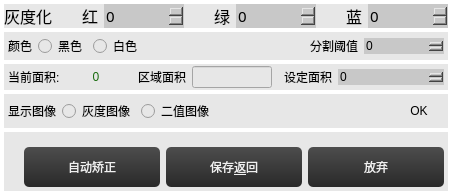
          <widget class="QWidget" name="widget_10" native="true">
           <property name="styleSheet">
            <string notr="true">background-color: rgb(255, 255, 255);</string>
           </property>
           <layout class="QVBoxLayout" name="verticalLayout_7">
            <property name="spacing">
             <number>4</number>
            </property>
            <property name="leftMargin">
             <number>4</number>
            </property>
            <property name="topMargin">
             <number>4</number>
            </property>
            <property name="rightMargin">
             <number>4</number>
            </property>
            <property name="bottomMargin">
             <number>4</number>
            </property>
            <item>
             <widget class="QWidget" name="widget_14" native="true">
              <property name="styleSheet">
               <string notr="true">background-color: rgb(231, 231, 231);</string>
              </property>
              <layout class="QHBoxLayout" name="horizontalLayout_4">
               <property name="spacing">
                <number>6</number>
               </property>
               <property name="leftMargin">
                <number>0</number>
               </property>
               <property name="topMargin">
                <number>0</number>
               </property>
               <property name="rightMargin">
                <number>0</number>
               </property>
               <property name="bottomMargin">
                <number>0</number>
               </property>
               <item>
                <widget class="QLabel" name="label_3">
                 <property name="font">
                  <font>
                   <family>微软雅黑</family>
                   <pointsize>12</pointsize>
                  </font>
                 </property>
                 <property name="text">
                  <string>灰度化</string>
                 </property>
                </widget>
               </item>
               <item>
                <widget class="QLabel" name="label_4">
                 <property name="font">
                  <font>
                   <family>微软雅黑</family>
                   <pointsize>12</pointsize>
                  </font>
                 </property>
                 <property name="text">
                  <string>红</string>
                 </property>
                 <property name="alignment">
                  <set>Qt::AlignRight|Qt::AlignTrailing|Qt::AlignVCenter</set>
                 </property>
                </widget>
               </item>
               <item>
                <widget class="QSpinBox" name="spinBoxR">
                 <property name="minimumSize">
                  <size>
                   <width>80</width>
                   <height>0</height>
                  </size>
                 </property>
                 <property name="maximumSize">
                  <size>
                   <width>80</width>
                   <height>16777215</height>
                  </size>
                 </property>
                 <property name="font">
                  <font>
                   <family>微软雅黑</family>
                   <pointsize>11</pointsize>
                   <weight>50</weight>
                   <italic>false</italic>
                   <bold>false</bold>
                  </font>
                 </property>
                 <property name="styleSheet">
                  <string notr="true">
QSpinBox
{
	
	font: 11pt &quot;微软雅黑&quot;;
	border-width:1;border-style:none;
	border-color:rgb(255, 255, 255);
	background-color: rgb(200, 200, 200);
	color::rgb(255,255, 0);

}
QSpinBox::down-button
{   
	
	background-color: rgb(200, 200, 200);
	subcontrol-origin:border;
    subcontrol-position:left;
    image: url(:/左normal.png);
    width: 20px;
    height: 30px; ;
}
QSpinBox::up-button
{
board:none;
	background-color: rgb(200, 200, 200);
	subcontrol-origin:border;
    subcontrol-position:right;
    image: url(:/右normal.png);
    width: 20px;
    height: 30px;       
}

QSpinBox::up-button:pressed
{
board:none;
background-color: rgb(103, 103, 103);
	subcontrol-origin:border;
    subcontrol-position:right;
    image: url(:/右press.png);
    width: 20px;
    height: 30px;      
}
QSpinBox::down-button:pressed
{
board:none;
background-color: rgb(103, 103, 103);
	subcontrol-origin:border;
    subcontrol-position:left;
    image: url(:/左press.png);
    width: 20px;
    height: 30px; 
}
</string>
                 </property>
                 <property name="maximum">
                  <number>1000</number>
                 </property>
                </widget>
               </item>
               <item>
                <widget class="QLabel" name="label_5">
                 <property name="font">
                  <font>
                   <family>微软雅黑</family>
                   <pointsize>12</pointsize>
                  </font>
                 </property>
                 <property name="text">
                  <string>绿</string>
                 </property>
                 <property name="alignment">
                  <set>Qt::AlignRight|Qt::AlignTrailing|Qt::AlignVCenter</set>
                 </property>
                </widget>
               </item>
               <item>
                <widget class="QSpinBox" name="spinBoxG">
                 <property name="minimumSize">
                  <size>
                   <width>80</width>
                   <height>0</height>
                  </size>
                 </property>
                 <property name="maximumSize">
                  <size>
                   <width>80</width>
                   <height>16777215</height>
                  </size>
                 </property>
                 <property name="font">
                  <font>
                   <family>微软雅黑</family>
                   <pointsize>11</pointsize>
                   <weight>50</weight>
                   <italic>false</italic>
                   <bold>false</bold>
                  </font>
                 </property>
                 <property name="styleSheet">
                  <string notr="true">
QSpinBox
{
	
	font: 11pt &quot;微软雅黑&quot;;
	border-width:1;border-style:none;
	border-color:rgb(255, 255, 255);
	background-color: rgb(200, 200, 200);
	color::rgb(255,255, 0);

}
QSpinBox::down-button
{   
	
	background-color: rgb(200, 200, 200);
	subcontrol-origin:border;
    subcontrol-position:left;
    image: url(:/左normal.png);
    width: 20px;
    height: 30px; ;
}
QSpinBox::up-button
{
board:none;
	background-color: rgb(200, 200, 200);
	subcontrol-origin:border;
    subcontrol-position:right;
    image: url(:/右normal.png);
    width: 20px;
    height: 30px;       
}

QSpinBox::up-button:pressed
{
board:none;
background-color: rgb(103, 103, 103);
	subcontrol-origin:border;
    subcontrol-position:right;
    image: url(:/右press.png);
    width: 20px;
    height: 30px;      
}
QSpinBox::down-button:pressed
{
board:none;
background-color: rgb(103, 103, 103);
	subcontrol-origin:border;
    subcontrol-position:left;
    image: url(:/左press.png);
    width: 20px;
    height: 30px; 
}
</string>
                 </property>
                 <property name="maximum">
                  <number>1000</number>
                 </property>
                </widget>
               </item>
               <item>
                <widget class="QLabel" name="label_8">
                 <property name="font">
                  <font>
                   <family>微软雅黑</family>
                   <pointsize>12</pointsize>
                  </font>
                 </property>
                 <property name="text">
                  <string>蓝</string>
                 </property>
                 <property name="alignment">
                  <set>Qt::AlignRight|Qt::AlignTrailing|Qt::AlignVCenter</set>
                 </property>
                </widget>
               </item>
               <item>
                <widget class="QSpinBox" name="spinBoxB">
                 <property name="minimumSize">
                  <size>
                   <width>80</width>
                   <height>0</height>
                  </size>
                 </property>
                 <property name="maximumSize">
                  <size>
                   <width>80</width>
                   <height>16777215</height>
                  </size>
                 </property>
                 <property name="font">
                  <font>
                   <family>微软雅黑</family>
                   <pointsize>11</pointsize>
                   <weight>50</weight>
                   <italic>false</italic>
                   <bold>false</bold>
                  </font>
                 </property>
                 <property name="styleSheet">
                  <string notr="true">
QSpinBox
{
	
	font: 11pt &quot;微软雅黑&quot;;
	border-width:1;border-style:none;
	border-color:rgb(255, 255, 255);
	background-color: rgb(200, 200, 200);
	color::rgb(255,255, 0);

}
QSpinBox::down-button
{   
	
	background-color: rgb(200, 200, 200);
	subcontrol-origin:border;
    subcontrol-position:left;
    image: url(:/左normal.png);
    width: 20px;
    height: 30px; ;
}
QSpinBox::up-button
{
board:none;
	background-color: rgb(200, 200, 200);
	subcontrol-origin:border;
    subcontrol-position:right;
    image: url(:/右normal.png);
    width: 20px;
    height: 30px;       
}

QSpinBox::up-button:pressed
{
board:none;
background-color: rgb(103, 103, 103);
	subcontrol-origin:border;
    subcontrol-position:right;
    image: url(:/右press.png);
    width: 20px;
    height: 30px;      
}
QSpinBox::down-button:pressed
{
board:none;
background-color: rgb(103, 103, 103);
	subcontrol-origin:border;
    subcontrol-position:left;
    image: url(:/左press.png);
    width: 20px;
    height: 30px; 
}

</string>
                 </property>
                 <property name="maximum">
                  <number>1000</number>
                 </property>
                </widget>
               </item>
              </layout>
             </widget>
            </item>
            <item>
             <widget class="QWidget" name="widget_13" native="true">
              <property name="styleSheet">
               <string notr="true">background-color: rgb(231, 231, 231);</string>
              </property>
              <layout class="QHBoxLayout" name="horizontalLayout_5">
               <property name="spacing">
                <number>6</number>
               </property>
               <property name="leftMargin">
                <number>4</number>
               </property>
               <property name="topMargin">
                <number>2</number>
               </property>
               <property name="rightMargin">
                <number>4</number>
               </property>
               <property name="bottomMargin">
                <number>2</number>
               </property>
               <item>
                <widget class="QLabel" name="label_9">
                 <property name="styleSheet">
                  <string notr="true">font: 11pt &quot;微软雅黑&quot;;</string>
                 </property>
                 <property name="text">
                  <string>颜色</string>
                 </property>
                </widget>
               </item>
               <item>
                <widget class="QRadioButton" name="radioBtnIsBlackBlob">
                 <property name="styleSheet">
                  <string notr="true">font: 11pt &quot;微软雅黑&quot;;</string>
                 </property>
                 <property name="text">
                  <string>黑色</string>
                 </property>
                </widget>
               </item>
               <item>
                <widget class="QRadioButton" name="radioBtnIsWhiteBlob">
                 <property name="styleSheet">
                  <string notr="true">font: 11pt &quot;微软雅黑&quot;;</string>
                 </property>
                 <property name="text">
                  <string>白色</string>
                 </property>
                </widget>
               </item>
               <item>
                <spacer name="horizontalSpacer">
                 <property name="orientation">
                  <enum>Qt::Horizontal</enum>
                 </property>
                 <property name="sizeHint" stdset="0">
                  <size>
                   <width>103</width>
                   <height>20</height>
                  </size>
                 </property>
                </spacer>
               </item>
               <item>
                <widget class="QLabel" name="label_10">
                 <property name="styleSheet">
                  <string notr="true">font: 11pt &quot;微软雅黑&quot;;</string>
                 </property>
                 <property name="text">
                  <string>分割阈值</string>
                 </property>
                </widget>
               </item>
               <item>
                <widget class="KSpinBoxKb" name="spinBoxBinThresh">
                 <property name="minimumSize">
                  <size>
                   <width>80</width>
                   <height>0</height>
                  </size>
                 </property>
                 <property name="maximumSize">
                  <size>
                   <width>80</width>
                   <height>16777215</height>
                  </size>
                 </property>
                 <property name="styleSheet">
                  <string notr="true">
QSpinBox
{
	
	font: 12pt &quot;微软雅黑&quot;;
	border-width:1;border-style:none;
	border-color:rgb(255, 255, 255);
	background-color: rgb(200, 200, 200);
	color::rgb(255,255, 0);

}
QSpinBox::down-button
{   
	
	background-color: rgb(200, 200, 200);
	subcontrol-origin:border;
    subcontrol-position:left;
    image: url(:/左normal.png);
    width: 20px;
    height: 30px; ;
}
QSpinBox::up-button
{
board:none;
	background-color: rgb(200, 200, 200);
	subcontrol-origin:border;
    subcontrol-position:right;
    image: url(:/右normal.png);
    width: 20px;
    height: 30px;       
}

QSpinBox::up-button:pressed
{
board:none;
background-color: rgb(103, 103, 103);
	subcontrol-origin:border;
    subcontrol-position:right;
    image: url(:/右press.png);
    width: 20px;
    height: 30px;      
}
QSpinBox::down-button:pressed
{
board:none;
background-color: rgb(103, 103, 103);
	subcontrol-origin:border;
    subcontrol-position:left;
    image: url(:/左press.png);
    width: 20px;
    height: 30px; 
}
</string>
                 </property>
                 <property name="maximum">
                  <number>255</number>
                 </property>
                </widget>
               </item>
              </layout>
             </widget>
            </item>
            <item>
             <widget class="QWidget" name="widget_12" native="true">
              <property name="styleSheet">
               <string notr="true">background-color: rgb(231, 231, 231);</string>
              </property>
              <layout class="QHBoxLayout" name="horizontalLayout_6">
               <property name="spacing">
                <number>6</number>
               </property>
               <property name="leftMargin">
                <number>4</number>
               </property>
               <property name="topMargin">
                <number>2</number>
               </property>
               <property name="rightMargin">
                <number>4</number>
               </property>
               <property name="bottomMargin">
                <number>2</number>
               </property>
               <item>
                <widget class="QLabel" name="label_11">
                 <property name="styleSheet">
                  <string notr="true">font: 11pt &quot;微软雅黑&quot;;</string>
                 </property>
                 <property name="text">
                  <string>当前面积:</string>
                 </property>
                </widget>
               </item>
               <item>
                <widget class="QLabel" name="labelCalArea">
                 <property name="minimumSize">
                  <size>
                   <width>60</width>
                   <height>0</height>
                  </size>
                 </property>
                 <property name="styleSheet">
                  <string notr="true">font: 11pt &quot;微软雅黑&quot;;
color: rgb(24, 107, 14);</string>
                 </property>
                 <property name="text">
                  <string>0</string>
                 </property>
                 <property name="alignment">
                  <set>Qt::AlignCenter</set>
                 </property>
                </widget>
               </item>
               <item>
                <spacer name="horizontalSpacer_5">
                 <property name="orientation">
                  <enum>Qt::Horizontal</enum>
                 </property>
                 <property name="sizeType">
                  <enum>QSizePolicy::Fixed</enum>
                 </property>
                 <property name="sizeHint" stdset="0">
                  <size>
                   <width>6</width>
                   <height>20</height>
                  </size>
                 </property>
                </spacer>
               </item>
               <item>
                <widget class="QLabel" name="label_12">
                 <property name="styleSheet">
                  <string notr="true">font: 11pt &quot;微软雅黑&quot;;</string>
                 </property>
                 <property name="text">
                  <string>区域面积</string>
                 </property>
                </widget>
               </item>
               <item>
                <widget class="QLineEdit" name="lineEditImageArea">
                 <property name="minimumSize">
                  <size>
                   <width>80</width>
                   <height>0</height>
                  </size>
                 </property>
                 <property name="maximumSize">
                  <size>
                   <width>80</width>
                   <height>16777215</height>
                  </size>
                 </property>
                 <property name="styleSheet">
                  <string notr="true">font: 11pt &quot;微软雅黑&quot;;</string>
                 </property>
                </widget>
               </item>
               <item>
                <spacer name="horizontalSpacer_4">
                 <property name="orientation">
                  <enum>Qt::Horizontal</enum>
                 </property>
                 <property name="sizeType">
                  <enum>QSizePolicy::Fixed</enum>
                 </property>
                 <property name="sizeHint" stdset="0">
                  <size>
                   <width>6</width>
                   <height>20</height>
                  </size>
                 </property>
                </spacer>
               </item>
               <item>
                <widget class="QLabel" name="label_13">
                 <property name="styleSheet">
                  <string notr="true">font: 11pt &quot;微软雅黑&quot;;</string>
                 </property>
                 <property name="text">
                  <string>设定面积</string>
                 </property>
                </widget>
               </item>
               <item>
                <widget class="KSpinBoxKb" name="spinBoxMinArea">
                 <property name="minimumSize">
                  <size>
                   <width>106</width>
                   <height>0</height>
                  </size>
                 </property>
                 <property name="maximumSize">
                  <size>
                   <width>106</width>
                   <height>16777215</height>
                  </size>
                 </property>
                 <property name="styleSheet">
                  <string notr="true">
QSpinBox
{
	
	font: 12pt &quot;微软雅黑&quot;;
	border-width:1;border-style:none;
	border-color:rgb(255, 255, 255);
	background-color: rgb(200, 200, 200);
	color::rgb(255,255, 0);

}
QSpinBox::down-button
{   
	
	background-color: rgb(200, 200, 200);
	subcontrol-origin:border;
    subcontrol-position:left;
    image: url(:/左normal.png);
    width: 20px;
    height: 30px; ;
}
QSpinBox::up-button
{
board:none;
	background-color: rgb(200, 200, 200);
	subcontrol-origin:border;
    subcontrol-position:right;
    image: url(:/右normal.png);
    width: 20px;
    height: 30px;       
}

QSpinBox::up-button:pressed
{
board:none;
background-color: rgb(103, 103, 103);
	subcontrol-origin:border;
    subcontrol-position:right;
    image: url(:/右press.png);
    width: 20px;
    height: 30px;      
}
QSpinBox::down-button:pressed
{
board:none;
background-color: rgb(103, 103, 103);
	subcontrol-origin:border;
    subcontrol-position:left;
    image: url(:/左press.png);
    width: 20px;
    height: 30px; 
}
</string>
                 </property>
                 <property name="maximum">
                  <number>1000000</number>
                 </property>
                </widget>
               </item>
              </layout>
             </widget>
            </item>
            <item>
             <widget class="QWidget" name="widget_11" native="true">
              <property name="styleSheet">
               <string notr="true">background-color: rgb(231, 231, 231);</string>
              </property>
              <layout class="QHBoxLayout" name="horizontalLayout_7">
               <property name="spacing">
                <number>6</number>
               </property>
               <property name="leftMargin">
                <number>4</number>
               </property>
               <property name="topMargin">
                <number>2</number>
               </property>
               <property name="rightMargin">
                <number>4</number>
               </property>
               <property name="bottomMargin">
                <number>2</number>
               </property>
               <item>
                <widget class="QLabel" name="label_14">
                 <property name="styleSheet">
                  <string notr="true">font: 11pt &quot;微软雅黑&quot;;</string>
                 </property>
                 <property name="text">
                  <string>显示图像</string>
                 </property>
                </widget>
               </item>
               <item>
                <widget class="QRadioButton" name="radioBtnGray">
                 <property name="styleSheet">
                  <string notr="true">font: 11pt &quot;微软雅黑&quot;;</string>
                 </property>
                 <property name="text">
                  <string>灰度图像</string>
                 </property>
                </widget>
               </item>
               <item>
                <widget class="QRadioButton" name="radioBtnBin">
                 <property name="styleSheet">
                  <string notr="true">font: 11pt &quot;微软雅黑&quot;;</string>
                 </property>
                 <property name="text">
                  <string>二值图像</string>
                 </property>
                </widget>
               </item>
               <item>
                <spacer name="horizontalSpacer_3">
                 <property name="orientation">
                  <enum>Qt::Horizontal</enum>
                 </property>
                 <property name="sizeHint" stdset="0">
                  <size>
                   <width>40</width>
                   <height>20</height>
                  </size>
                 </property>
                </spacer>
               </item>
               <item>
                <widget class="QLabel" name="labelResult">
                 <property name="minimumSize">
                  <size>
                   <width>50</width>
                   <height>30</height>
                  </size>
                 </property>
                 <property name="maximumSize">
                  <size>
                   <width>50</width>
                   <height>30</height>
                  </size>
                 </property>
                 <property name="autoFillBackground">
                  <bool>false</bool>
                 </property>
                 <property name="styleSheet">
                  <string notr="true">font: 11pt &quot;微软雅黑&quot;;</string>
                 </property>
                 <property name="text">
                  <string>OK</string>
                 </property>
                 <property name="alignment">
                  <set>Qt::AlignCenter</set>
                 </property>
                </widget>
               </item>
              </layout>
             </widget>
            </item>
            <item>
             <widget class="QWidget" name="widget_15" native="true">
              <property name="styleSheet">
               <string notr="true">background-color: rgb(231, 231, 231);</string>
              </property>
              <layout class="QHBoxLayout" name="horizontalLayout_8">
               <property name="leftMargin">
                <number>20</number>
               </property>
               <property name="topMargin">
                <number>15</number>
               </property>
               <property name="rightMargin">
                <number>4</number>
               </property>
               <property name="bottomMargin">
                <number>4</number>
               </property>
               <item>
                <widget class="QPushButton" name="pushBtnAutoCalc">
                 <property name="minimumSize">
                  <size>
                   <width>0</width>
                   <height>30</height>
                  </size>
                 </property>
                 <property name="styleSheet">
                  <string notr="true">QPushButton{
	border-style: none;
	border: 0px;
	color: #F0F0F0;
	padding: 5px;	
	min-height: 30px;
	border-radius:5px;
	font: 11pt &quot;微软雅黑&quot;;
	background: qlineargradient(spread:pad, x1:0, y1:0, x2:0, y2:1, stop:0 #4D4D4D, stop:1 #292929); 
}

QPushButton[focusPolicy=&quot;0&quot;] {
	border-style: none;
	border: 0px;
	color: #F0F0F0;
	padding: 0px;	
	min-height: 30px;
	border-radius:3px;
	background: qlineargradient(spread:pad, x1:0, y1:0, x2:0, y2:1, stop:0 #4D4D4D, stop:1 #292929); 
}

QPushButton:hover{ 
	background: qlineargradient(spread:pad, x1:0, y1:0, x2:0, y2:1, stop:0 #636363, stop:1 #575757);
}

QPushButton:pressed{ 
	background: qlineargradient(spread:pad, x1:0, y1:0, x2:0, y2:1, stop:0 #4D4D4D, stop:1 #292929);
}</string>
                 </property>
                 <property name="text">
                  <string>自动矫正</string>
                 </property>
                </widget>
               </item>
               <item>
                <widget class="QPushButton" name="pushBtnSaveReturn">
                 <property name="minimumSize">
                  <size>
                   <width>0</width>
                   <height>30</height>
                  </size>
                 </property>
                 <property name="styleSheet">
                  <string notr="true">QPushButton{
	border-style: none;
	border: 0px;
	color: #F0F0F0;
	padding: 5px;	
	min-height: 30px;
	border-radius:5px;
	font: 11pt &quot;微软雅黑&quot;;
	background: qlineargradient(spread:pad, x1:0, y1:0, x2:0, y2:1, stop:0 #4D4D4D, stop:1 #292929); 
}

QPushButton[focusPolicy=&quot;0&quot;] {
	border-style: none;
	border: 0px;
	color: #F0F0F0;
	padding: 0px;	
	min-height: 30px;
	border-radius:3px;
	background: qlineargradient(spread:pad, x1:0, y1:0, x2:0, y2:1, stop:0 #4D4D4D, stop:1 #292929); 
}

QPushButton:hover{ 
	background: qlineargradient(spread:pad, x1:0, y1:0, x2:0, y2:1, stop:0 #636363, stop:1 #575757);
}

QPushButton:pressed{ 
	background: qlineargradient(spread:pad, x1:0, y1:0, x2:0, y2:1, stop:0 #4D4D4D, stop:1 #292929);
}</string>
                 </property>
                 <property name="text">
                  <string>保存&amp;返回</string>
                 </property>
                </widget>
               </item>
               <item>
                <widget class="QPushButton" name="pushBtnCancel">
                 <property name="minimumSize">
                  <size>
                   <width>0</width>
                   <height>30</height>
                  </size>
                 </property>
                 <property name="styleSheet">
                  <string notr="true">QPushButton{
	border-style: none;
	border: 0px;
	color: #F0F0F0;
	padding: 5px;	
	min-height: 30px;
	border-radius:5px;
	font: 11pt &quot;微软雅黑&quot;;
	background: qlineargradient(spread:pad, x1:0, y1:0, x2:0, y2:1, stop:0 #4D4D4D, stop:1 #292929); 
}

QPushButton[focusPolicy=&quot;0&quot;] {
	border-style: none;
	border: 0px;
	color: #F0F0F0;
	padding: 0px;	
	min-height: 30px;
	border-radius:3px;
	background: qlineargradient(spread:pad, x1:0, y1:0, x2:0, y2:1, stop:0 #4D4D4D, stop:1 #292929); 
}

QPushButton:hover{ 
	background: qlineargradient(spread:pad, x1:0, y1:0, x2:0, y2:1, stop:0 #636363, stop:1 #575757);
}

QPushButton:pressed{ 
	background: qlineargradient(spread:pad, x1:0, y1:0, x2:0, y2:1, stop:0 #4D4D4D, stop:1 #292929);
}</string>
                 </property>
                 <property name="text">
                  <string>放弃</string>
                 </property>
                </widget>
               </item>
              </layout>
             </widget>
            </item>
           </layout>
          </widget>
